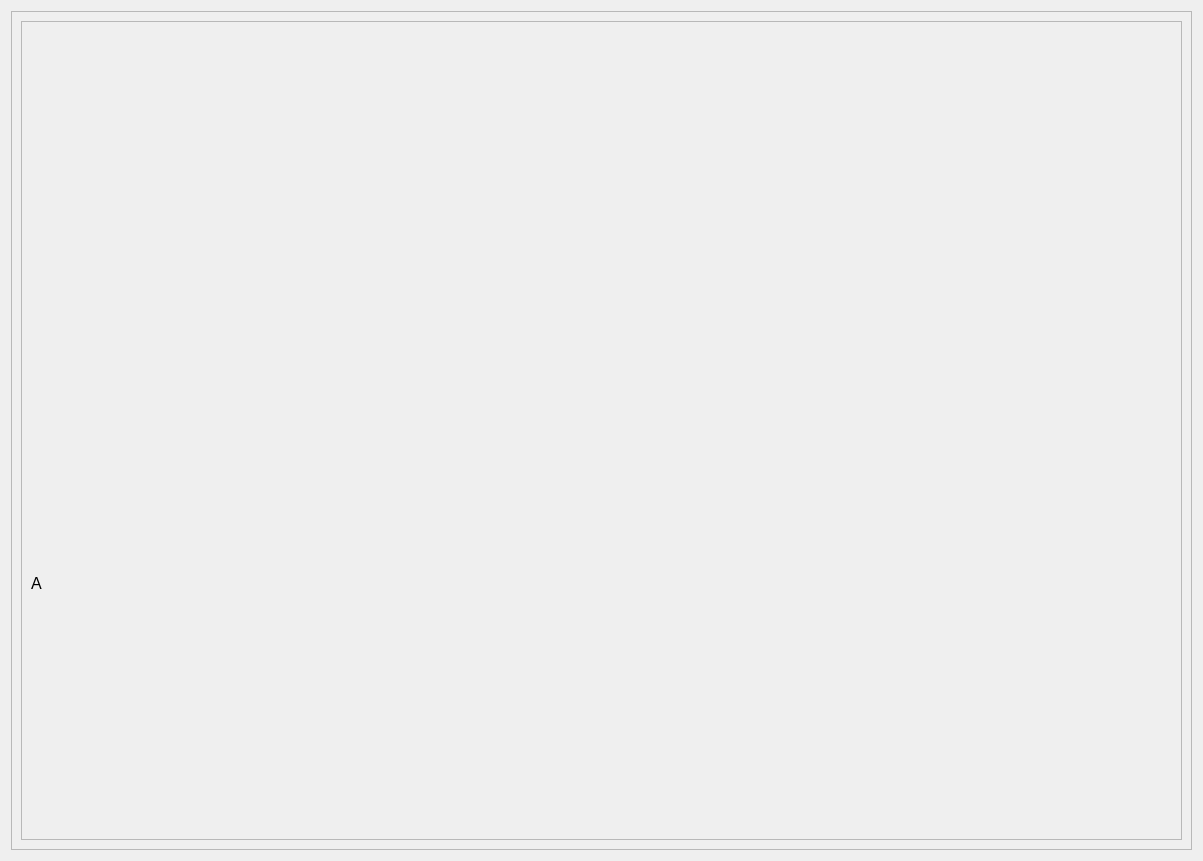
                 <widget class="QWidget" name="scrollAreaWidgetContents_7">
                  <property name="geometry">
                   <rect>
                    <x>0</x>
                    <y>0</y>
                    <width>1203</width>
                    <height>861</height>
                   </rect>
                  </property>
                  <layout class="QVBoxLayout" name="verticalLayout_17">
                   <item>
                    <widget class="QFrame" name="frame_39">
                     <property name="frameShape">
                      <enum>QFrame::StyledPanel</enum>
                     </property>
                     <property name="frameShadow">
                      <enum>QFrame::Raised</enum>
                     </property>
                     <layout class="QGridLayout" name="gridLayout_19">
                      <item row="0" column="0">
                       <widget class="QFrame" name="frame_46">
                        <property name="frameShape">
                         <enum>QFrame::StyledPanel</enum>
                        </property>
                        <property name="frameShadow">
                         <enum>QFrame::Raised</enum>
                        </property>
                        <layout class="QVBoxLayout" name="verticalLayout_19">
                         <item>
                          <widget class="QLabel" name="label_21">
                           <property name="maximumSize">
                            <size>
                             <width>450</width>
                             <height>300</height>
                            </size>
                           </property>
                           <property name="cursor">
                            <cursorShape>ArrowCursor</cursorShape>
                           </property>
                           <property name="text">
                            <string/>
                           </property>
                           <property name="pixmap">
                            <pixmap>Thumbnails/Alphabets/A.jpg</pixmap>
                           </property>
                           <property name="scaledContents">
                            <bool>true</bool>
                           </property>
                          </widget>
                         </item>
                         <item>
                          <widget class="QLabel" name="label_22">
                           <property name="font">
                            <font>
                             <pointsize>12</pointsize>
                            </font>
                           </property>
                           <property name="text">
                            <string>A</string>
                           </property>
                          </widget>
                         </item>
                        </layout>
                       </widget>
                      </item>
                     </layout>
                    </widget>
                   </item>
                  </layout>
                 </widget>
